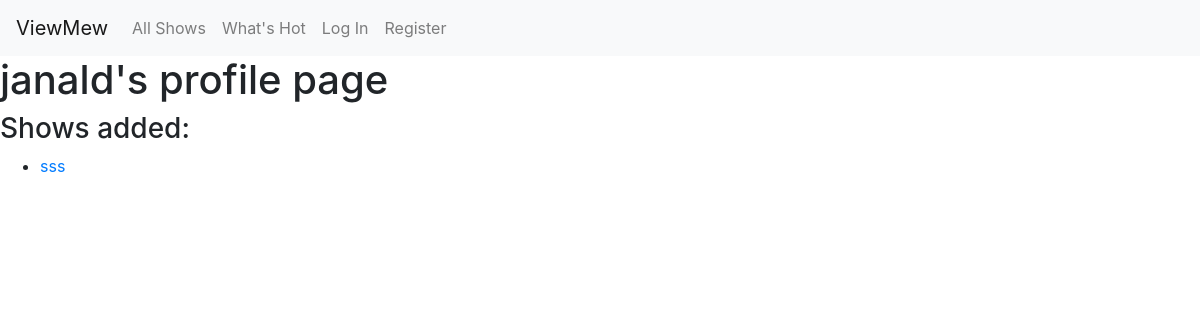
Page /profile/janald on the earlier database version.
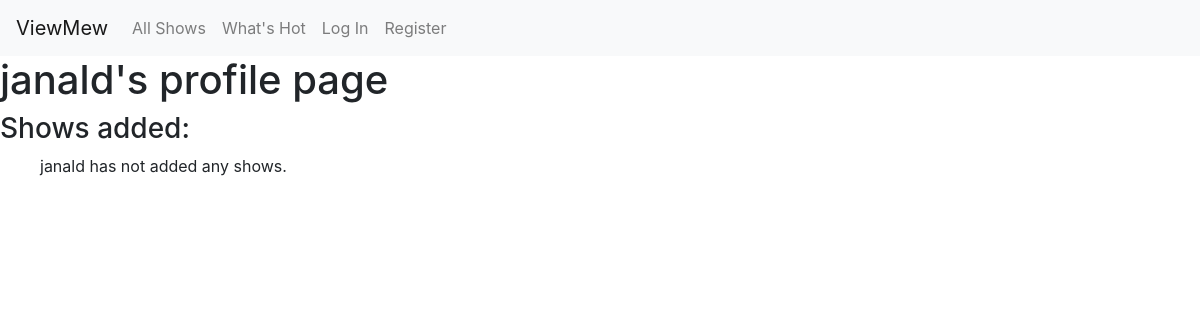
Same page on the later database version.
### capstone/models.py (models this page shows, shortened)
class User(AbstractUser):
    favorites = models.ManyToManyField("Show", blank=True, related_name="favorited_by")

class Show(models.Model):
    creator = models.ForeignKey(User, on_delete=models.CASCADE)  # The user who created the show
    title = models.TextField()  # The title of the show
    genre = models.TextField() # The genre the show belongs to
    description = models.TextField() # The description of the show
    rating = models.ManyToManyField(User, through='Rating', related_name='rated_shows')
    favorites = models.ManyToManyField(User, related_name='liked_shows', blank=True)  # Users who favorited the show
    image_url = models.TextField()
    average_rating = models.DecimalField(max_digits=3, decimal_places=2, default=0.00)

### capstone/views.py (the view)
# urls.py: path("profile/<str:username>", views.profile, name="profile"),
def profile(request, username):
    try:
        user_profile = User.objects.get(username=username)
    except User.DoesNotExist:
        return HttpResponse("User not found", status=404)
    user_shows = Show.objects.filter(creator=user_profile).order_by('title')
    return render(request, "capstone/profile.html", {
        "user_profile": user_profile,
        "user_shows": user_shows,
    })

### capstone/templates/capstone/profile.html
{% extends "capstone/layout.html" %}
{% load static %}
{% block body %}
    <h1 id="user-header">{{ user_profile.username }}'s profile page</h1>
    <h3 id="user-header">Shows added:</h1>
    <ul>
    {% for show in user_shows %}
    <li><a href="{% url 'show_view' show.id %}">{{ show.title }}</a></li>
    {% empty %}
    <p>{{ user_profile.username }} has not added any shows.</p>
    {% endfor %}
    </ul>
{% endblock %}

### capstone/templates/capstone/layout.html (shortened to what this page needs)
{% load static %}
<!DOCTYPE html>
<html lang="en">
    <head>
        <link rel="stylesheet" href="https://stackpath.bootstrapcdn.com/bootstrap/4.4.1/css/bootstrap.min.css">
        <link href="{% static 'capstone/styles.css' %}" rel="stylesheet">
    </head>
    <body>
        <nav class="navbar navbar-expand-lg navbar-light bg-light">
            <a class="navbar-brand" href="#">ViewMew</a>
            <div>
              <ul class="navbar-nav mr-auto">
                <li class="nav-item">
                  <a class="nav-link" href="{% url 'index' %}">All Shows</a>
                </li>
                <li class="nav-item">
                    <a class="nav-link" href="{% url 'recommendations' %}">What's Hot</a>
                </li>
                {% if user.is_authenticated %}
                    <li class="nav-item">
                        <a class="nav-link" href="{% url 'favorites' %}">Your Favorites</a>
                    </li>
                    <li class="nav-item">
                        <a class="nav-link" id="add-show" href="{% url 'new_show' %}">Add Show</a>
                    </li>
                    <li class="nav-item">
                        <a class="nav-link" href="{% url 'logout' %}">Log Out</a>
                    </li>
                {% else %}
                    <li class="nav-item">
                        <a class="nav-link" href="{% url 'login' %}">Log In</a>
                    </li>
                    <li class="nav-item">
                        <a class="nav-link" href="{% url 'register' %}">Register</a>
                    </li>
                {% endif %}
              </ul>
            </div>
        </nav>
        <div class="body">
            {% block body %}
            {% endblock %}
        </div>
    </body>
</html>

Differences in the rows shown:
removed Show: title "sss"
shown differently, row unchanged: User "janald": username (not shown) → "janald"
Other differences:
text now shown: "has not added any shows."
